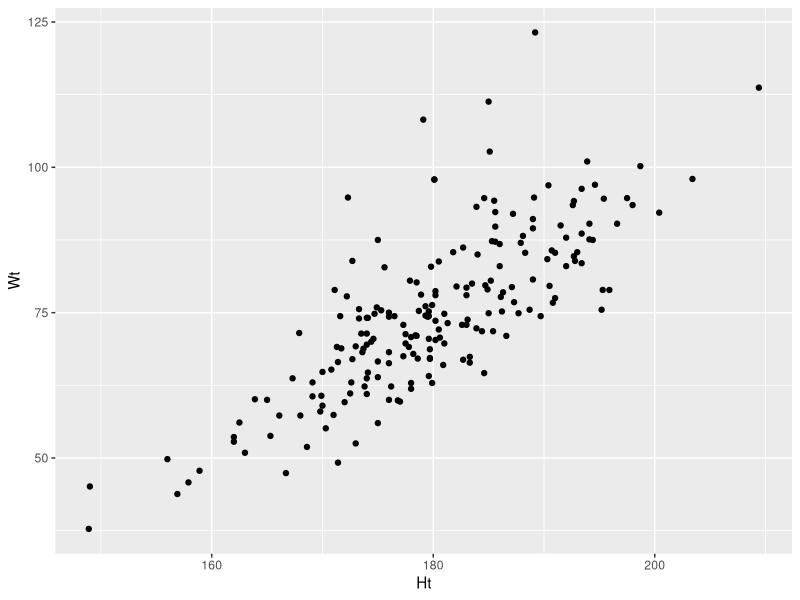
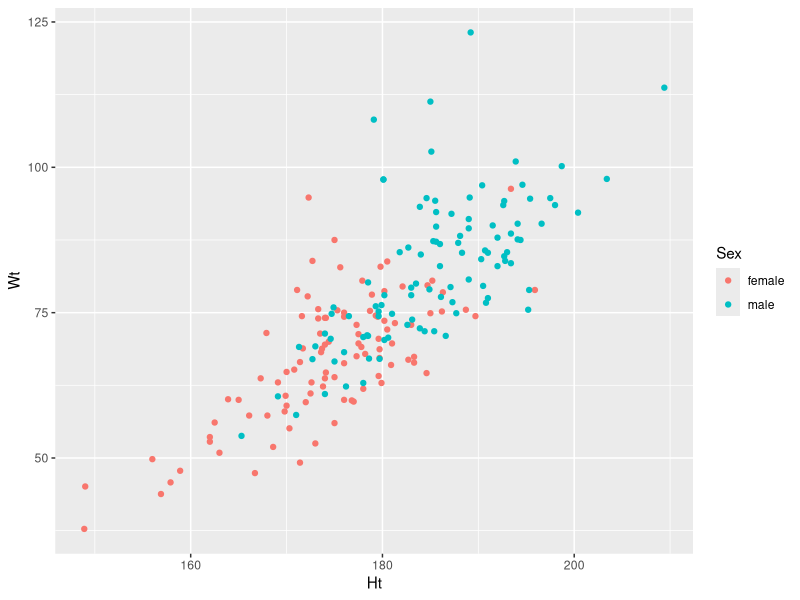
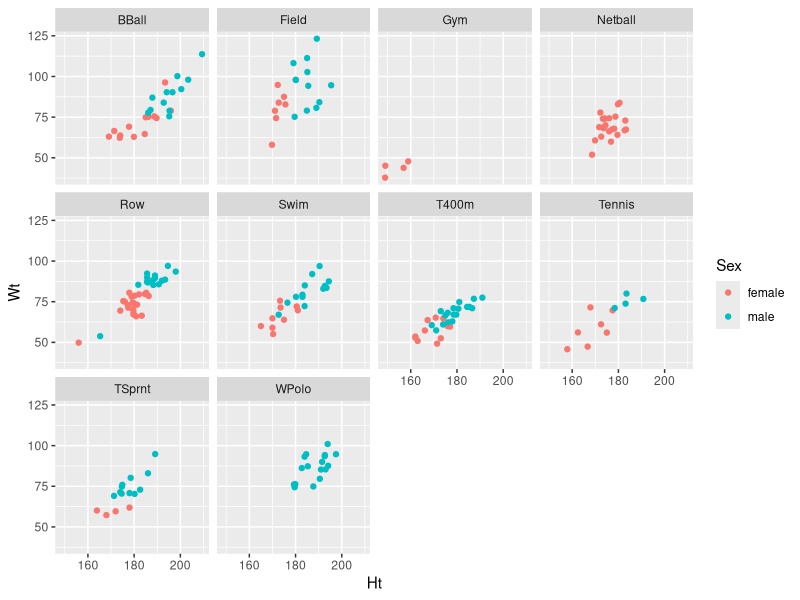
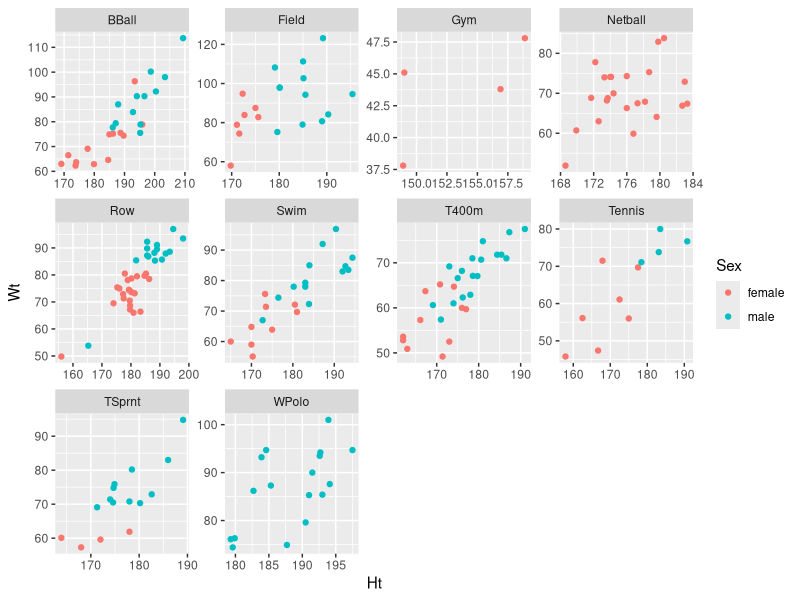
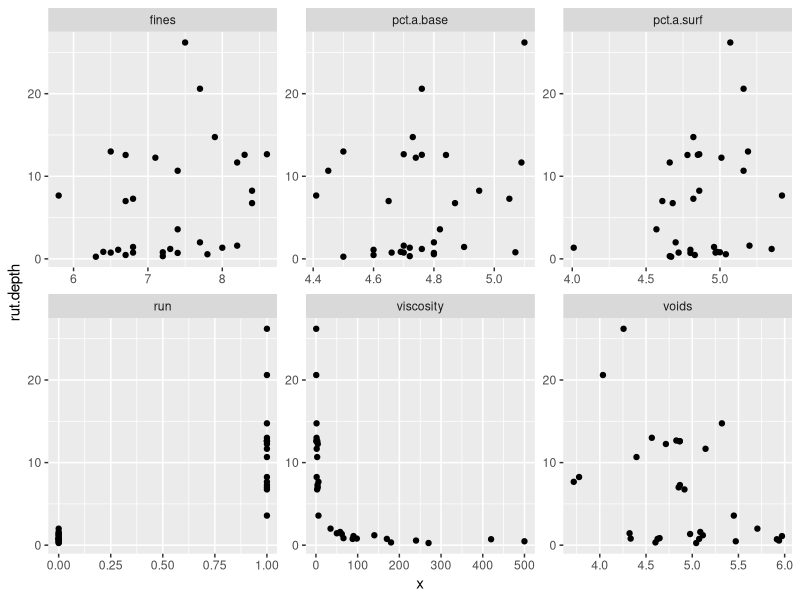
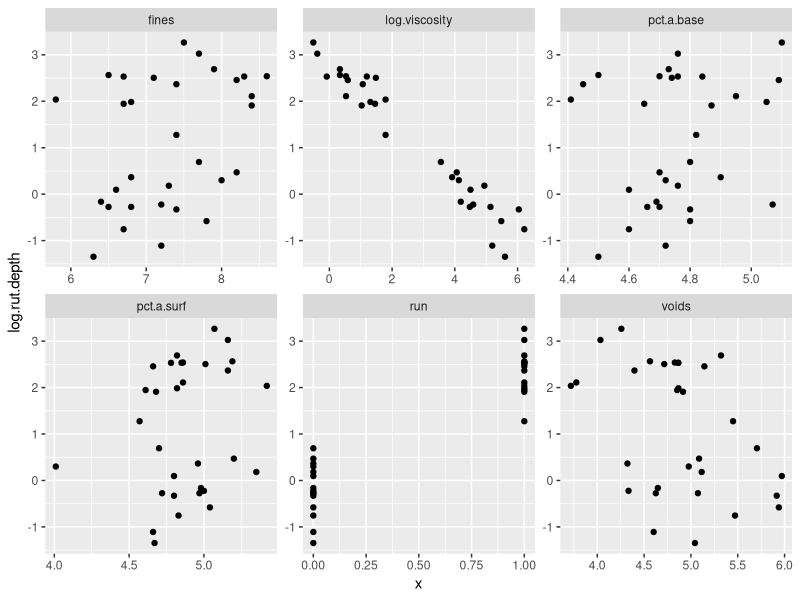
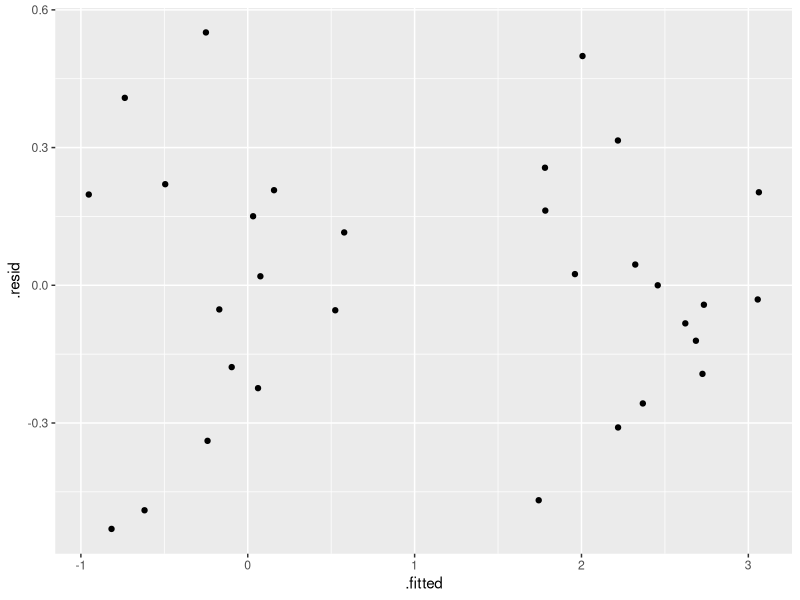
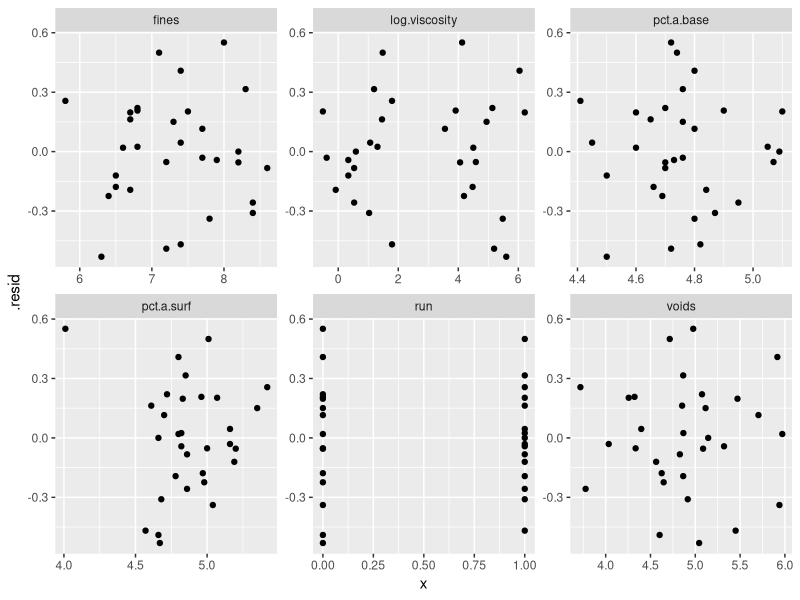

Write R code to recreate these figures, in order.
## ---- chunk 1
library(tidyverse)
## ---- chunk 2

pigs1=read_delim("pigs1.txt"," ")
pigs1
## ---- chunk 3
pigs2=pigs1 %>% gather(feed,weight,feed1:feed4)
## ---- chunk 4
pigs2
## ---- chunk 5
weight.1=aov(weight~feed,data=pigs2)
summary(weight.1)
## ---- chunk 6
TukeyHSD(weight.1)
## ---- chunk 7
athletes=read_tsv("ais.txt")
athletes
## ---- chunk 8
ggplot(athletes,aes(x=Ht,y=Wt))+geom_point()
## ---- chunk 9
ggplot(athletes,aes(x=Ht,y=Wt,colour=Sex))+geom_point()
## ---- chunk 10
ggplot(athletes,aes(x=Ht,y=Wt,colour=Sex))+geom_point()+
  facet_wrap(~Sport)
## ---- chunk 11
ggplot(athletes,aes(x=Ht,y=Wt,colour=Sex))+geom_point()+
  facet_wrap(~Sport,scales="free")
## ---- chunk 12
asphalt=read_delim("asphalt.txt"," ")
asphalt
## ---- chunk 13
asphalt %>% gather(xname,x,c(pct.a.surf:voids,viscosity:run))
## ---- chunk 14
asphalt %>% gather(xname,x,c(pct.a.surf:voids,viscosity:run)) %>% 
  ggplot(aes(x=x,y=rut.depth))+geom_point()+
    facet_wrap(~xname,scales="free")
## ---- chunk 15
asphalt2=asphalt %>% 
  mutate(log.viscosity=log(viscosity),log.rut.depth=log(rut.depth))
asphalt2
## ---- chunk 16
asphalt2 %>% 
  gather(xname,x,c(pct.a.surf:voids,run,log.viscosity)) %>% 
  ggplot(aes(x=x,y=log.rut.depth))+geom_point()+
    facet_wrap(~xname,scales="free")
## ---- chunk 17
rut.1=lm(log.rut.depth~.-rut.depth-viscosity,data=asphalt2)
## ---- chunk 18
summary(rut.1)
## ---- chunk 19
ggplot(rut.1,aes(x=.fitted,y=.resid))+geom_point()
## ---- chunk 20
library(broom)
augment(rut.1,asphalt2) %>% as_tibble()
## ---- chunk 21
augment(rut.1,asphalt2) %>% 
  gather(xname,x,c(pct.a.surf:voids,run,log.viscosity)) %>% 
  ggplot(aes(x=x,y=.resid))+geom_point()+
    facet_wrap(~xname,scales="free")
